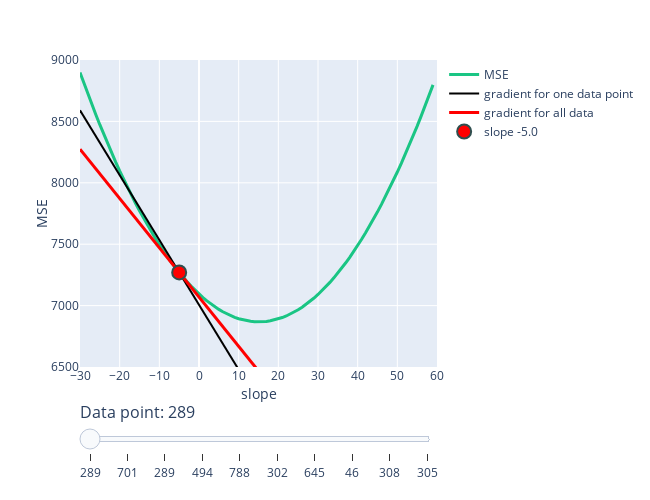

Source (notebook cell):
### Markdown cell above
- Not surprisingly, the gradient calculated using just one data point is (usually) different to the gradient calculated using all data points

- For visualization purposes, let's assume the intercept is fixed and just look at the gradient with respect to the slope parameter ($w_1$) at $w_1=-5$ at different data points:

### Code cell
plot_random_gradients(x, y, w=w[1], seed=1132)  # re-run to get different datapoints

### Figure 1 — Plotly figure (JSON) as saved in the notebook; plotly's stock layout.template omitted (floating-point values rounded to 4 significant figures)
{"data": [{"line": {"color": "#1ac584", "width": 3}, "mode": "lines", "name": "MSE", "type": "scatter", "x": [-30, -29, -28, -27, -26, -25, -24, -23, -22, -21, -20, -19, -18, -17, -16, -15, -14, -13, -12, -11, -10, -9, -8, -7, -6, -5, -4, -3, -2, -1, 0, 1, 2, 3, 4, 5, 6, 7, 8, 9, 10, 11, 12, 13, 14, 15, 16, 17, 18, 19, 20, 21, 22, 23, 24, 25, 26, 27, 28, 29, 30, 31, 32, 33, 34, 35, 36, 37, 38, 39, 40, 41, 42, 43, 44, 45, 46, 47, 48, 49, 50, 51, 52, 53, 54, 55, 56, 57, 58, 59], "y": [8899.0, 8810.0, 8723.0, 8638.0, 8554.0, 8473.0, 8394.0, 8317.0, 8242.0, 8169.0, 8098.0, 8028.0, 7961.0, 7896.0, 7833.0, 7772.0, 7713.0, 7656.0, 7600.0, 7547.0, 7496.0, 7447.0, 7400.0, 7355.0, 7312.0, 7270.0, 7231.0, 7194.0, 7159.0, 7126.0, 7095.0, 7066.0, 7038.0, 7013.0, 6990.0, 6969.0, 6950.0, 6933.0, 6918.0, 6904.0, 6893.0, 6884.0, 6877.0, 6872.0, 6869.0, 6868.0, 6868.0, 6871.0, 6876.0, 6883.0, 6892.0, 6903.0, 6916.0, 6930.0, 6947.0, 6966.0, 6987.0, 7010.0, 7035.0, 7062.0, 7090.0, 7121.0, 7154.0, 7189.0, 7226.0, 7265.0, 7306.0, 7349.0, 7393.0, 7440.0, 7489.0, 7540.0, 7593.0, 7648.0, 7705.0, 7763.0, 7824.0, 7887.0, 7952.0, 8019.0, 8088.0, 8159.0, 8231.0, 8306.0, 8383.0, 8462.0, 8543.0, 8626.0, 8711.0, 8797.0]}, {"line": {"color": "black", "width": 2}, "mode": "lines", "name": "gradient for one data point", "type": "scatter", "x": [-30, -29, -28, -27, -26, -25, -24, -23, -22, -21, -20, -19, -18, -17, -16, -15, -14, -13, -12, -11, -10, -9, -8, -7, -6, -5, -4, -3, -2, -1, 0, 1, 2, 3, 4, 5, 6, 7, 8, 9, 10, 11, 12, 13, 14, 15, 16, 17, 18, 19, 20, 21, 22, 23, 24, 25, 26, 27, 28, 29, 30, 31, 32, 33, 34, 35, 36, 37, 38, 39, 40, 41, 42, 43, 44, 45, 46, 47, 48, 49, 50, 51, 52, 53, 54, 55, 56, 57, 58, 59], "y": [8590.0, 8537.0, 8484.0, 8432.0, 8379.0, 8326.0, 8273.0, 8221.0, 8168.0, 8115.0, 8062.0, 8009.0, 7957.0, 7904.0, 7851.0, 7798.0, 7745.0, 7693.0, 7640.0, 7587.0, 7534.0, 7482.0, 7429.0, 7376.0, 7323.0, 7270.0, 7218.0, 7165.0, 7112.0, 7059.0, 7007.0, 6954.0, 6901.0, 6848.0, 6795.0, 6743.0, 6690.0, 6637.0, 6584.0, 6531.0, 6479.0, 6426.0, 6373.0, 6320.0, 6268.0, 6215.0, 6162.0, 6109.0, 6056.0, 6004.0, 5951.0, 5898.0, 5845.0, 5792.0, 5740.0, 5687.0, 5634.0, 5581.0, 5529.0, 5476.0, 5423.0, 5370.0, 5317.0, 5265.0, 5212.0, 5159.0, 5106.0, 5053.0, 5001.0, 4948.0, 4895.0, 4842.0, 4790.0, 4737.0, 4684.0, 4631.0, 4578.0, 4526.0, 4473.0, 4420.0, 4367.0, 4315.0, 4262.0, 4209.0, 4156.0, 4103.0, 4051.0, 3998.0, 3945.0, 3892.0]}, {"line": {"color": "red", "width": 3}, "mode": "lines", "name": "gradient for all data", "type": "scatter", "x": [-30, -29, -28, -27, -26, -25, -24, -23, -22, -21, -20, -19, -18, -17, -16, -15, -14, -13, -12, -11, -10, -9, -8, -7, -6, -5, -4, -3, -2, -1, 0, 1, 2, 3, 4, 5, 6, 7, 8, 9, 10, 11, 12, 13, 14, 15, 16, 17, 18, 19, 20, 21, 22, 23, 24, 25, 26, 27, 28, 29, 30, 31, 32, 33, 34, 35, 36, 37, 38, 39, 40, 41, 42, 43, 44, 45, 46, 47, 48, 49, 50, 51, 52, 53, 54, 55, 56, 57, 58, 59], "y": [8274.0, 8234.0, 8194.0, 8154.0, 8113.0, 8073.0, 8033.0, 7993.0, 7953.0, 7913.0, 7873.0, 7832.0, 7792.0, 7752.0, 7712.0, 7672.0, 7632.0, 7592.0, 7551.0, 7511.0, 7471.0, 7431.0, 7391.0, 7351.0, 7311.0, 7270.0, 7230.0, 7190.0, 7150.0, 7110.0, 7070.0, 7030.0, 6989.0, 6949.0, 6909.0, 6869.0, 6829.0, 6789.0, 6749.0, 6708.0, 6668.0, 6628.0, 6588.0, 6548.0, 6508.0, 6468.0, 6427.0, 6387.0, 6347.0, 6307.0, 6267.0, 6227.0, 6187.0, 6146.0, 6106.0, 6066.0, 6026.0, 5986.0, 5946.0, 5906.0, 5865.0, 5825.0, 5785.0, 5745.0, 5705.0, 5665.0, 5625.0, 5585.0, 5544.0, 5504.0, 5464.0, 5424.0, 5384.0, 5344.0, 5304.0, 5263.0, 5223.0, 5183.0, 5143.0, 5103.0, 5063.0, 5023.0, 4982.0, 4942.0, 4902.0, 4862.0, 4822.0, 4782.0, 4742.0, 4701.0]}, {"line": {"color": "red"}, "marker": {"line": {"color": "DarkSlateGrey", "width": 2}, "size": 14}, "mode": "markers", "name": "slope -5.0", "type": "scatter", "x": [-5], "y": [7270.0]}], "layout": {"height": 500, "margin": {"b": 20, "t": 60}, "sliders": [{"currentvalue": {"font": {"size": 16}, "prefix": "Data point: ", "visible": true}, "pad": {"b": 10, "t": 30}, "steps": [{"args": [["289"], {"frame": {"duration": 0, "easing": "linear", "redraw": false}, "transition": {"duration": 0, "easing": "linear"}}], "label": "289", "method": "animate"}, {"args": [["701"], {"frame": {"duration": 0, "easing": "linear", "redraw": false}, "transition": {"duration": 0, "easing": "linear"}}], "label": "701", "method": "animate"}, {"args": [["289"], {"frame": {"duration": 0, "easing": "linear", "redraw": false}, "transition": {"duration": 0, "easing": "linear"}}], "label": "289", "method": "animate"}, {"args": [["494"], {"frame": {"duration": 0, "easing": "linear", "redraw": false}, "transition": {"duration": 0, "easing": "linear"}}], "label": "494", "method": "animate"}, {"args": [["788"], {"frame": {"duration": 0, "easing": "linear", "redraw": false}, "transition": {"duration": 0, "easing": "linear"}}], "label": "788", "method": "animate"}, {"args": [["302"], {"frame": {"duration": 0, "easing": "linear", "redraw": false}, "transition": {"duration": 0, "easing": "linear"}}], "label": "302", "method": "animate"}, {"args": [["645"], {"frame": {"duration": 0, "easing": "linear", "redraw": false}, "transition": {"duration": 0, "easing": "linear"}}], "label": "645", "method": "animate"}, {"args": [["46"], {"frame": {"duration": 0, "easing": "linear", "redraw": false}, "transition": {"duration": 0, "easing": "linear"}}], "label": "46", "method": "animate"}, {"args": [["308"], {"frame": {"duration": 0, "easing": "linear", "redraw": false}, "transition": {"duration": 0, "easing": "linear"}}], "label": "308", "method": "animate"}, {"args": [["305"], {"frame": {"duration": 0, "easing": "linear", "redraw": false}, "transition": {"duration": 0, "easing": "linear"}}], "label": "305", "method": "animate"}]}], "title": {"x": 0.46, "y": 0.93}, "width": 650, "xaxis": {"dtick": 10, "range": [-30, 60], "title": {"standoff": 0, "text": "slope"}}, "yaxis": {"dtick": 500, "range": [6500, 9000], "title": {"standoff": 0, "text": "MSE"}}}}
